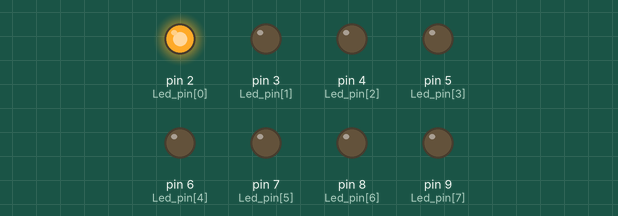
Bench run of a sketch on a simulated Arduino Uno, built with avr-gcc and run on an emulated ATmega328P. On the bench: output pins drawn as LEDs (lit = HIGH).

Above: at 0.2 s.
At 1.2 s:
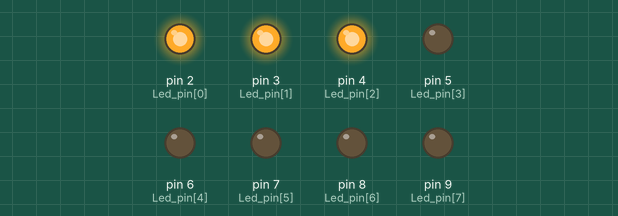
At 2.2 s:
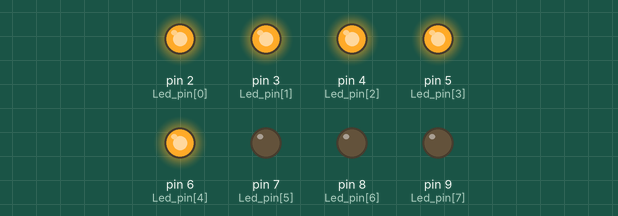
At 4.7 s:
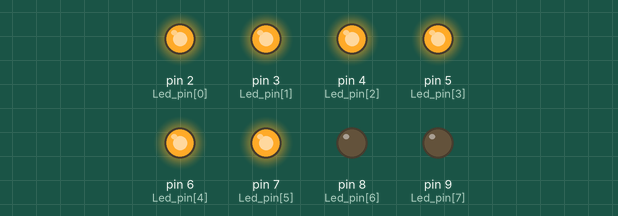
At 6.7 s:
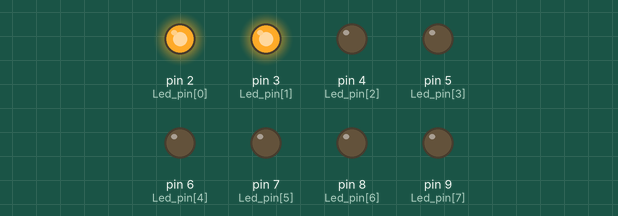
At 9.7 s:
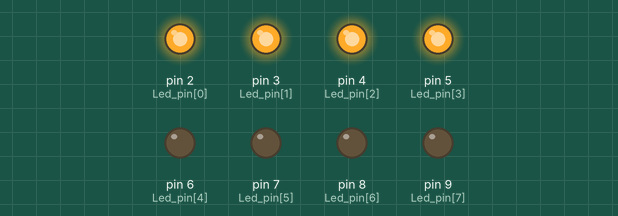
Timing chart, 0 to 10.4 s (numbered marks = the images above):
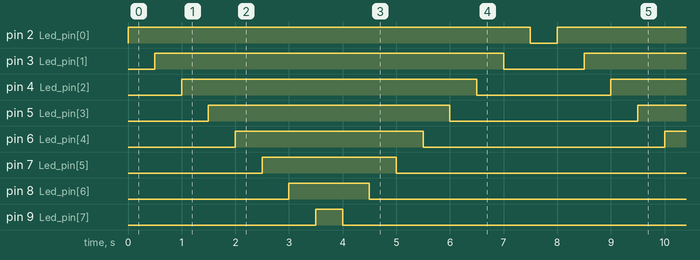

The sketch:

many_LED.ino
```cpp
int Led_pin[8] = {2,3,4,5,6,7,8,9}; //핀 2번부터 9번까지 연결

void setup()
{
  for (int i = 0; i < 8; i++) //배열 인덱스 0에서 7까지 증가
  {
    pinMode(Led_pin[i], OUTPUT); //각 핀을 출력으로 설정
  }
}

void loop()
{
  for (int i = 0; i < 8; i++) //배열 인덱스 0에서 7까지 증가
  {
    digitalWrite(Led_pin[i], HIGH); //2번핀부터 차례대로 LED on
    delay(500); //500ms지연
  }

  for (int i = 7; i >= 0; i--) //배열 인덱스 7에서 0까지 감소
  {
    digitalWrite(Led_pin[i], LOW); //9번핀부터 차례대로 LED off
    delay(500); //500ms지연
  }
}
```

Measured:
- by itself, pin 2 (Led_pin[0]): alternates HIGH for 7.5 s and LOW for 0.50 s
- by itself, pin 3 (Led_pin[1]): alternates HIGH for 6.5 s and LOW for 1.5 s
- by itself, pin 4 (Led_pin[2]): alternates HIGH for 5.5 s and LOW for 2.5 s
- by itself, pin 5 (Led_pin[3]): alternates HIGH for 4.5 s and LOW for 3.5 s
- by itself, pin 6 (Led_pin[4]): alternates HIGH for 3.5 s and LOW for 4.5 s
- by itself, pin 7 (Led_pin[5]): alternates HIGH for 2.5 s and LOW for 5.5 s
- by itself, pin 8 (Led_pin[6]): alternates HIGH for 1.5 s and LOW for 6.5 s
- by itself, pin 9 (Led_pin[7]): alternates HIGH for 0.50 s and LOW for 7.5 s
